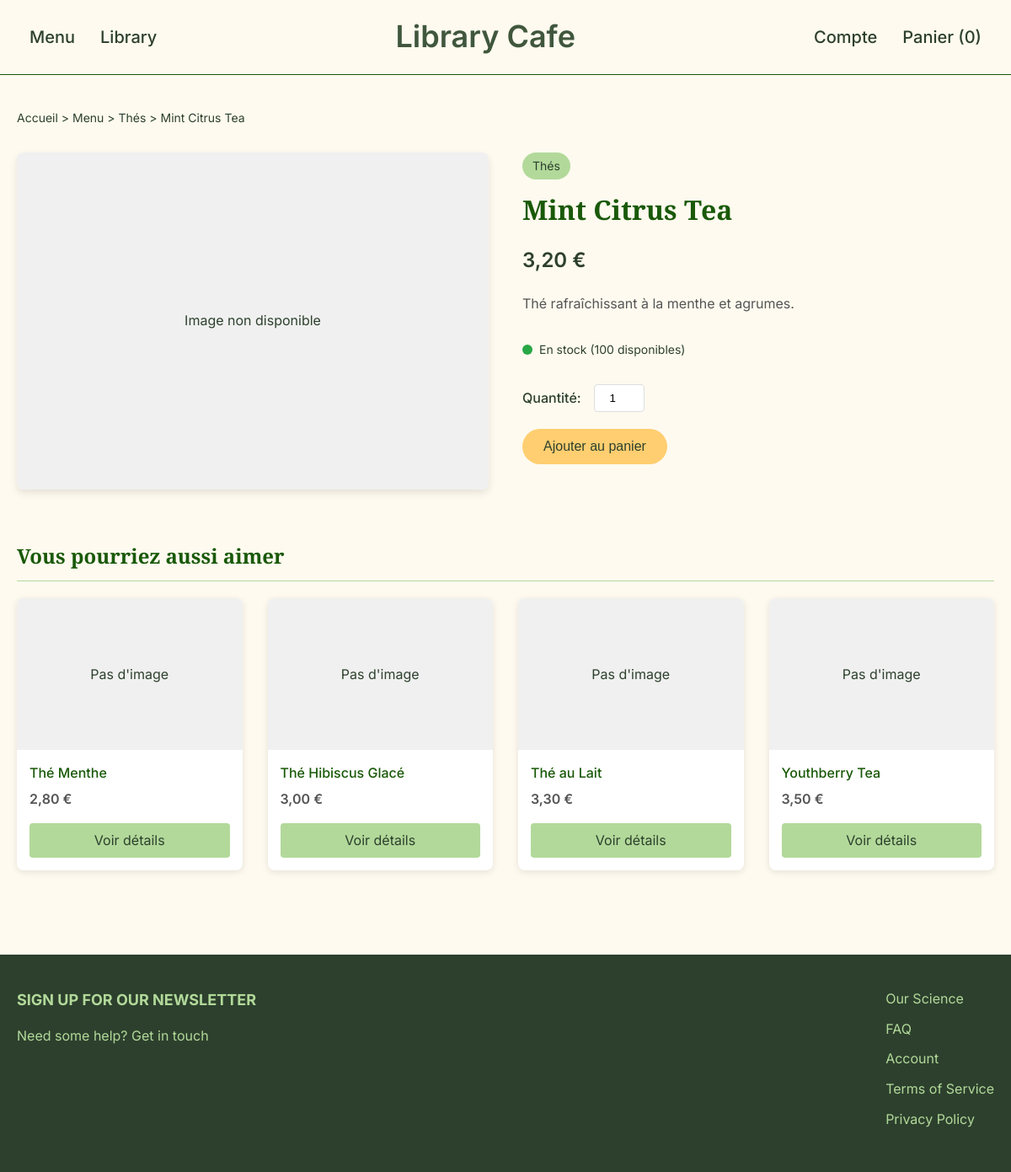
Page /produit.php?id=5 on the earlier database version.
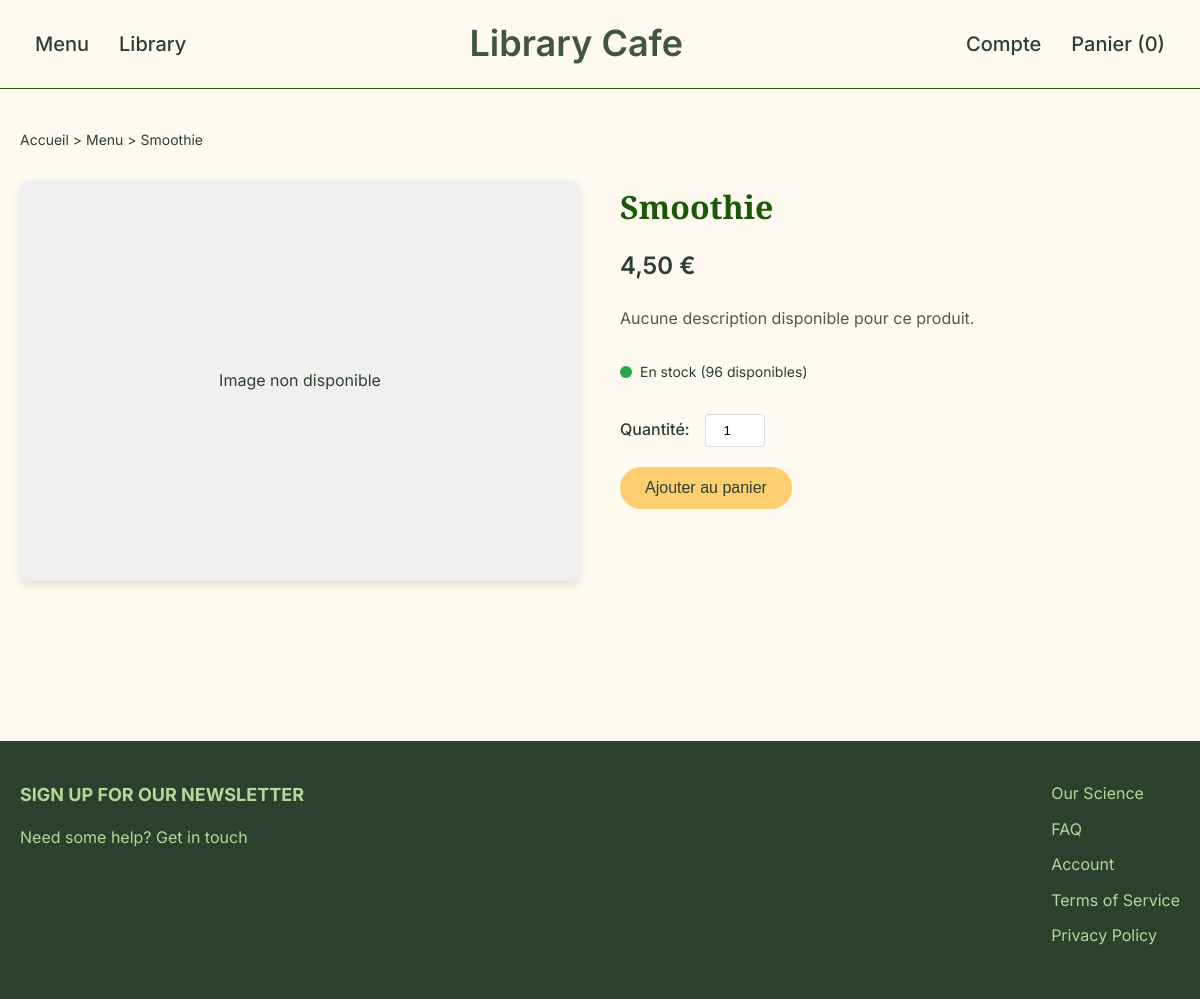
Same page on the later database version.
### tables this page shows
CREATE TABLE `produits` (
  `id` int(11) NOT NULL,
  `nom` varchar(100) NOT NULL,
  `prix` decimal(5,2) NOT NULL,
  `stock` int(11) DEFAULT 100
);

CREATE TABLE categories (
  id INT AUTO_INCREMENT PRIMARY KEY,
  nom VARCHAR(100) NOT NULL
);

### produit.php (the view, shortened to what the changed rows need)
<?php
require_once 'bdd.php';
$id = intval($_GET['id']);
$stmt = $pdo->prepare("SELECT p.*, c.nom AS categorie_nom
                       FROM produits p
                       LEFT JOIN categories c ON p.categorie_id = c.id
                       WHERE p.id = ?");
$stmt->execute([$id]);
$produit = $stmt->fetch();
$produits_similaires = [];
if ($produit['categorie_id']) {
    $stmt = $pdo->prepare("SELECT * FROM produits
                           WHERE categorie_id = ? AND id != ?
                           LIMIT 4");
    $stmt->execute([$produit['categorie_id'], $id]);
    $produits_similaires = $stmt->fetchAll();
}
?>
<!DOCTYPE html>
<html lang="fr">
<head>
</head>
<body>
    <main>
        <div class="container">
            <div class="breadcrumb">
                <a href="Accueil.php">Accueil</a> &gt;
                <a href="menu.php">Menu</a> &gt;
                <?php if ($produit['categorie_id']): ?>
                    <a href="menu.php?cat=<?= $produit['categorie_id'] ?>"><?= htmlspecialchars($produit['categorie_nom']) ?></a> &gt;
                <?php endif; ?>
                <span><?= htmlspecialchars($produit['nom']) ?></span>
            </div>
            <section class="product-detail">
                <div class="product-image">
                </div>
                <div class="product-info">
                    <?php if ($produit['categorie_id']): ?>
                        <div class="product-category"><?= htmlspecialchars($produit['categorie_nom']) ?></div>
                    <?php endif; ?>
                    <h1 class="product-title"><?= htmlspecialchars($produit['nom']) ?></h1>
                    <div class="product-price"><?= number_format($produit['prix'], 2, ',', ' ') ?> €</div>
                    <?php if (isset($produit['description']) && !empty($produit['description'])): ?>
                        <div class="product-description"><?= nl2br(htmlspecialchars($produit['description'])) ?></div>
                    <?php else: ?>
                        <div class="product-description">Aucune description disponible pour ce produit.</div>
                    <?php endif; ?>
                    <div class="product-stock">
                        <?php if ($produit['stock'] > 10): ?>
                            <div class="stock-indicator in-stock"></div>
                            <span>En stock (<?= $produit['stock'] ?> disponibles)</span>
                        <?php elseif ($produit['stock'] > 0): ?>
                            <div class="stock-indicator low-stock"></div>
                            <span>Stock limité (<?= $produit['stock'] ?> restants)</span>
                        <?php else: ?>
                            <div class="stock-indicator out-of-stock"></div>
                            <span>Rupture de stock</span>
                        <?php endif; ?>
                    </div>
                    <div class="product-actions">
                        <form method="post" action="add_to_cart.php">
                        </form>
                    </div>
                </div>
            </section>
            <?php if (!empty($produits_similaires)): ?>
                <section class="similar-products">
                    <h2 class="section-title">Vous pourriez aussi aimer</h2>
                    <div class="products-grid">
                        <?php foreach ($produits_similaires as $produit): ?>
                            <div class="product-card">
                                <div class="card-image">
                                    <?php if (!empty($produit['image']) && file_exists($produit['image'])): ?>
                                        <img src="<?= htmlspecialchars($produit['image']) ?>" alt="<?= htmlspecialchars($produit['nom']) ?>">
                                    <?php else: ?>
                                        <div style="width:100%; height:100%; display:flex; align-items:center; justify-content:center; background-color:#f0f0f0;">
                                            <span>Pas d'image</span>
                                        </div>
                                    <?php endif; ?>
                                </div>
                                <div class="card-content">
                                    <h3 class="card-title"><?= htmlspecialchars($produit['nom']) ?></h3>
                                    <div class="card-price"><?= number_format($produit['prix'], 2, ',', ' ') ?> €</div>
                                    <a href="produit.php?id=<?= $produit['id'] ?>" class="card-button">Voir détails</a>
                                </div>
                            </div>
                        <?php endforeach; ?>
                    </div>
                </section>
            <?php endif; ?>
        </div>
    </main>
</body>
</html>

Differences in the rows shown:
no longer on this page (row edited): produits: shows "Pas d'image", nom "Thé Menthe", prix "2,80"
no longer on this page (row edited): produits: shows "Pas d'image", nom "Thé Hibiscus Glacé", prix "3,00"
no longer on this page (row edited): produits: shows "Pas d'image", nom "Thé au Lait", prix "3,30"
no longer on this page (row edited): produits: shows "Pas d'image", nom "Youthberry Tea", prix "3,50"
changed produits: nom "Mint Citrus Tea" → "Smoothie"; prix "3,20" → "4,50"; stock "100" → "96"; categorie_id 4 → empty (drawn); categorie.nom "Thés" → (not shown); description "Thé rafraîchissant à la menthe et agrumes." → (not shown)
Other differences:
text no longer shown: "> Vous pourriez aussi aimer"
text now shown: "Aucune description disponible pour ce produit."
